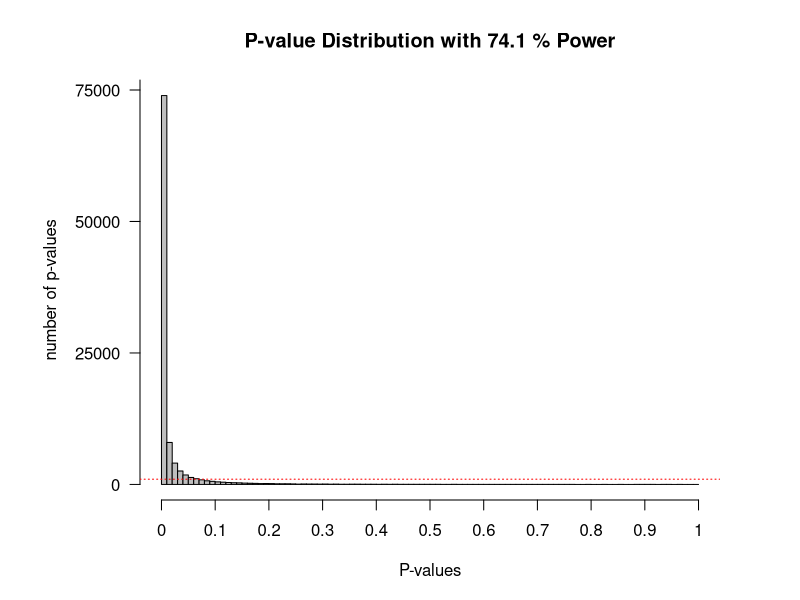

Write the R code that produced this figure.
# Load pwr package to easily calculate the statistical power
if (!require(pwr)) {
  install.packages('pwr')
}
library(pwr)


##### Set conditions ####


# Disable scientific notation (1.05e10)
options(scipen = 999)
# Set number of simulations
number_of_experiments <- 100000 #number of simulated experiments

# Set mean IQ score in the sample (will be compared with 100 in a one-sample t-test)
mean_of_samples <-  107
null_effect_expectation<-100

# Set sample size
number_of_samples <- 51
# Set SD of the simulated data
standard_deviation_for_simulation <- 15 

# With a mean difference of 6 (106 compared to 100), and SD of 15, and a sample size of 26, the test has 50% power)

# set up empty variable to store all simulated p-values
observed_p_value_for_each_experiment <-  numeric(number_of_experiments) 



##### Run simulations and calculate power ####

for (i in 1:number_of_experiments) {
  
  # Simulate data with specified mean, standard deviation, and sample size
  observations_for_this_experiment <-rnorm(n = number_of_samples,
                                     mean = mean_of_samples,
                                     sd = standard_deviation_for_simulation) 
  
  # Perform the t-test against mu (set to value you want to test against)
  t_test_results <-    t.test(observations_for_this_experiment,
                 mu = null_effect_expectation) 
  
  # Get the p-value and store it
  observed_p_value_for_each_experiment[i] <- t_test_results$p.value 
}


# Check power by summing significant p-values and dividing by number of simulations

alpha = 0.01
number_of_p_values_under_alpha <- sum(observed_p_value_for_each_experiment < alpha)
simulated_statistical_power = number_of_p_values_under_alpha/number_of_experiments

print(paste("This is the simulated statistical_power:", simulated_statistical_power))

# Calculate power formally by power analysis
# determines M when power > 0. When power = 0, will set  M = 100.

formal_statistical_power <-
  pwr.t.test(
    d = (mean_of_samples - null_effect_expectation) / standard_deviation_for_simulation,
    n = number_of_samples,
    sig.level = alpha,
    type = "one.sample",
    alternative = "two.sided"
  )$power 

print(paste("This is the formal_statistical_power:", formal_statistical_power))


###### Plot figure ######

#png(file="P-valueDist.png",width=4000,height=3000, , units = "px", res = 500)
op <- par(mar = c(5, 7, 4, 4)) #change white-space around graph


number_of_bars = 100
hist(x = observed_p_value_for_each_experiment,
  breaks = number_of_bars,
  xlab = "P-values",
  ylab = "number of p-values\n",
  axes = FALSE,
  main = paste(
    "P-value Distribution with",
    round(formal_statistical_power * 100, digits = 1),
    "% Power"
  ),
  col = "grey",
  xlim = c(0., 1)
)
axis(side = 1,
     at = seq(0, 1, 0.1),
     labels = seq(0, 1, 0.1))
axis(
  side = 2,
  at = seq(0, number_of_experiments, number_of_experiments / 4),
  labels = seq(0, number_of_experiments, number_of_experiments / 4),
  las = 2
)
abline(h = number_of_experiments / number_of_bars , col = "red", lty = 3)
#dev.off()

#Š Daniel Lakens, 2016.
# Adapted by Tiago Lubiana in 2020. 
# The original code was licensed in CC-BY-NC-SA and so is this one.
# This work is licensed under a Creative Commons Attribution-NonCommercial-ShareAlike 4.0 International License. https://creativecommons.org/licenses/by-nc-sa/4.0/
